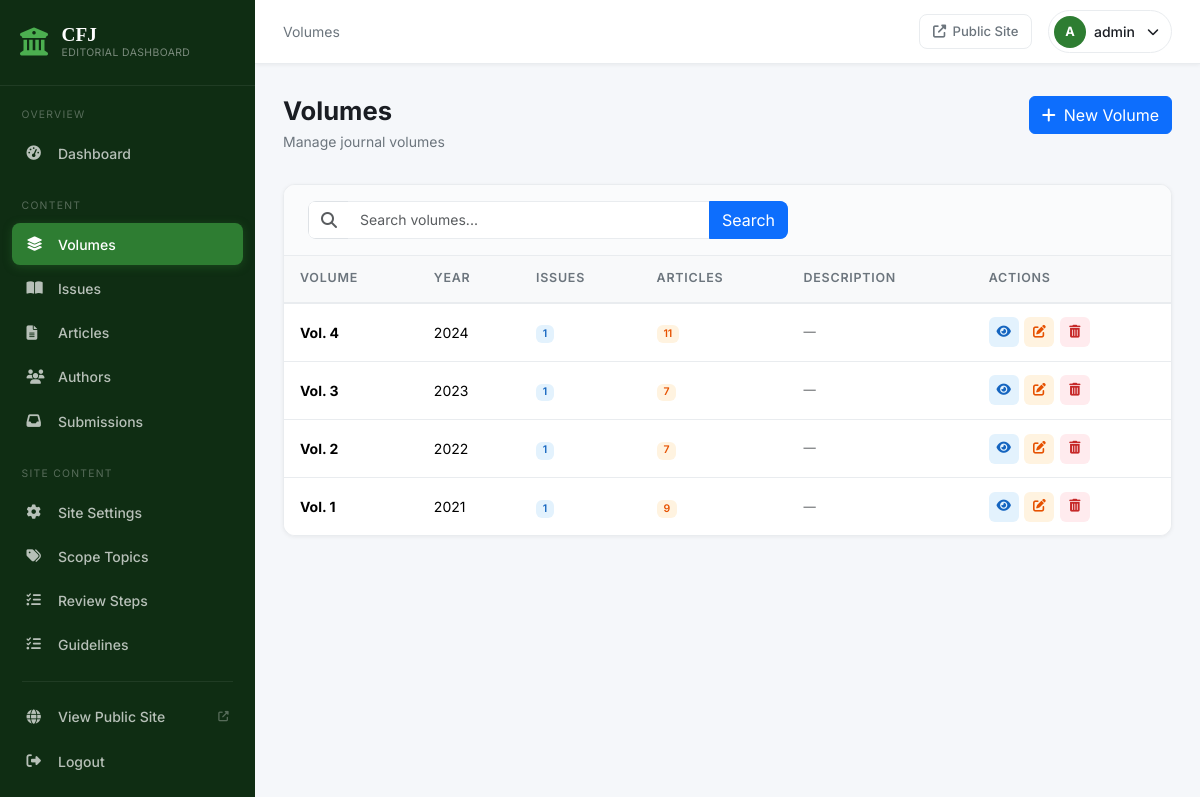
/dashboard/volumes/ (signed in), run on the app's committed database.
### website/models.py (models this page shows, shortened)
class Volume(models.Model):
    volume_number = models.PositiveIntegerField(unique=True)
    year = models.PositiveIntegerField()
    description = models.TextField(blank=True)
    class Meta:
        ordering = ['-volume_number']
    def get_absolute_url(self):
        return reverse('website:volume_detail', kwargs={'volume_number': self.volume_number})

### src/views.py (the view)
# urls.py: path('volumes/', views.volume_list, name='volume_list'),
@login_required
def volume_list(request):
    query = request.GET.get('q', '').strip()
    qs = Volume.objects.prefetch_related('issues')
    if query:
        qs = qs.filter(
            Q(volume_number__icontains=query) | Q(year__icontains=query) | Q(description__icontains=query)
        )
    paginator = Paginator(qs, 15)
    return render(request, 'src/volumes/list.html', {
        'volumes': paginator.get_page(request.GET.get('page')),
        'query': query,
    })

### src/context_processors.py (called while the page is built)
def pending_submissions_count(request):
    if not request.path.startswith('/dashboard/') or not request.user.is_authenticated:
        return {}
    return {
        'pending_submissions_count': Submission.objects.filter(status=Submission.STATUS_PENDING).count(),
    }

### website/context_processors.py (called while the page is built)
def site_settings(request):
    return {'site_settings': SiteSettings.load()}

### website/models.py (called while the page is built)
    @classmethod
    def load(cls):
        obj, _ = cls.objects.get_or_create(pk=1)
        return obj

### templates/src/volumes/list.html (shortened to what this page needs)
{% extends 'src/base.html' %}
{% block breadcrumb %}Volumes{% endblock %}
{% block content %}
<div class="page-header">
  <div>
    <h1 class="page-title">Volumes</h1>
    <p class="page-subtitle">Manage journal volumes</p>
  </div>
  <a href="{% url 'src:volume_create' %}" class="btn btn-primary">
    <i class="fas fa-plus me-2"></i>New Volume
  </a>
</div>
<div class="dash-card">
  <div class="dash-card-header">
    <form class="search-form" action="" method="get">
      <div class="input-group">
        <span class="input-group-text"><i class="fas fa-search text-muted"></i></span>
        <input type="text" name="q" class="form-control" placeholder="Search volumes..."
               value="{{ query }}">
        <button type="submit" class="btn btn-primary">Search</button>
      </div>
    </form>
  </div>
  <div class="dash-card-body p-0">
    {% if volumes %}
    <div class="table-responsive">
      <table class="table dash-table mb-0">
        <thead>
          <tr>
            <th>Volume</th>
            <th>Year</th>
            <th>Issues</th>
            <th>Articles</th>
            <th>Description</th>
            <th>Actions</th>
          </tr>
        </thead>
        <tbody>
          {% for volume in volumes %}
          <tr>
            <td><strong>Vol. {{ volume.volume_number }}</strong></td>
            <td>{{ volume.year }}</td>
            <td>
              <span class="badge badge-volume">{{ volume.issues.count }}</span>
            </td>
            <td>
              <span class="badge badge-article">{{ volume.articles.count }}</span>
            </td>
            <td class="text-muted small">
              {{ volume.description|truncatewords:10|default:"—" }}
            </td>
            <td>
              <div class="table-actions">
                <a href="{{ volume.get_absolute_url }}" class="table-action-btn view" target="_blank" title="View">
                  <i class="fas fa-eye"></i>
                </a>
                <a href="{% url 'src:volume_edit' volume.pk %}" class="table-action-btn edit" title="Edit">
                  <i class="fas fa-edit"></i>
                </a>
                <a href="{% url 'src:volume_delete' volume.pk %}" class="table-action-btn delete" title="Delete">
                  <i class="fas fa-trash-alt"></i>
                </a>
              </div>
            </td>
          </tr>
          {% endfor %}
        </tbody>
      </table>
    </div>
    {% endif %}
  </div>
</div>
{% endblock %}

### templates/src/base.html (shortened to what this page needs)
{% load static %}
<!DOCTYPE html>
<html lang="en">
<head>
  <link href="https://cdn.jsdelivr.net/npm/bootstrap@5.3.2/dist/css/bootstrap.min.css" rel="stylesheet">
  <link href="https://cdnjs.cloudflare.com/ajax/libs/font-awesome/6.5.0/css/all.min.css" rel="stylesheet">
  <link rel="stylesheet" href="{% static 'css/dashboard.css' %}">
</head>
<body class="dashboard-body">
  {% include 'src/partials/sidebar.html' %}
  <div class="dashboard-main">
    <header class="dash-header">
      <div class="dash-header-left">
        <div class="dash-breadcrumb">{% block breadcrumb %}Dashboard{% endblock %}</div>
      </div>
      <div class="dash-header-right">
        <a href="{% url 'website:home' %}" class="header-action-btn" target="_blank" title="View Public Site">
          <i class="fas fa-external-link-alt"></i>
          <span>Public Site</span>
        </a>
        <div class="header-user-menu">
          <div class="header-user">
            <div class="user-avatar">{{ request.user.username|first|upper }}</div>
            <span class="user-name">{{ request.user.username }}</span>
            <i class="fas fa-chevron-down fa-xs ms-1"></i>
          </div>
        </div>
      </div>
    </header>
    <div class="dash-content">
      {% block content %}{% endblock %}
    </div>
  </div>
</body>
</html>

### static/css/dashboard.css (style rules this page uses)
*, *::before, *::after { box-sizing: border-box; }
body { font-family: 'Inter', -apple-system, BlinkMacSystemFont, sans-serif; color: var(--text); -webkit-font-smoothing: antialiased; }
.dashboard-body { background: var(--light); margin: 0; }
.dashboard-main { margin-left: var(--sidebar-w); min-height: 100vh; display: flex; flex-direction: column; transition: margin-left 0.3s ease; }
.dash-header { height: var(--header-h); background: var(--white); border-bottom: 1px solid var(--border); display: flex; align-items: center; justify-content: space-between; padding: 0 1.75rem; position: sticky; top: 0; z-index: 900; box-shadow: var(--shadow-sm); flex-shrink: 0; }
.dash-header-left { display: flex; align-items: center; gap: 1rem; }
.dash-breadcrumb { font-size: 0.875rem; color: var(--text-muted); }
.dash-header-right { display: flex; align-items: center; gap: 1rem; }
.header-action-btn { display: flex; align-items: center; gap: 0.4rem; font-size: 0.82rem; color: var(--text-muted); text-decoration: none; padding: 0.4rem 0.8rem; border-radius: var(--radius); border: 1px solid var(--border); transition: var(--transition); font-weight: 500; }
.header-user-menu { position: relative; }
.header-user { display: flex; align-items: center; gap: 0.5rem; cursor: pointer; padding: 0.3rem 0.75rem 0.3rem 0.3rem; border-radius: 50px; border: 1px solid var(--border); transition: var(--transition); }
.user-avatar { width: 32px; height: 32px; background: var(--primary); color: white; border-radius: 50%; display: flex; align-items: center; justify-content: center; font-weight: 700; font-size: 0.8rem; }
.user-name { font-size: 0.875rem; font-weight: 500; }
.dash-content { padding: 2rem 1.75rem; flex: 1; }
.page-header { display: flex; justify-content: space-between; align-items: flex-start; margin-bottom: 2rem; flex-wrap: wrap; gap: 1rem; }
.page-title { font-family: 'Inter', sans-serif; font-size: 1.6rem; font-weight: 700; color: var(--text); margin: 0 0 0.25rem; }
.page-subtitle { color: var(--text-muted); font-size: 0.875rem; margin: 0; }
.dash-card { background: white; border: 1px solid var(--border); border-radius: var(--radius-lg); box-shadow: var(--shadow-sm); overflow: hidden; }
.dash-card-header { display: flex; align-items: center; justify-content: space-between; padding: 1rem 1.5rem; border-bottom: 1px solid var(--border); background: #fafbfc; flex-wrap: wrap; gap: 0.75rem; }
.dash-card-body { padding: 1.5rem; }
.dash-table { margin: 0; font-size: 0.875rem; }
.dash-table thead th { background: #f8f9fa; border-bottom: 2px solid var(--border); font-weight: 600; font-size: 0.78rem; text-transform: uppercase; letter-spacing: 0.06em; color: var(--text-muted); padding: 0.85rem 1rem; white-space: nowrap; }
.dash-table tbody td { padding: 0.85rem 1rem; vertical-align: middle; border-bottom: 1px solid var(--border); }
.dash-table tbody tr:last-child td { border-bottom: none; }
.table-actions { display: flex; gap: 0.35rem; align-items: center; }
.table-action-btn { width: 30px; height: 30px; display: flex; align-items: center; justify-content: center; border-radius: 6px; font-size: 0.8rem; text-decoration: none; transition: var(--transition); }
.table-action-btn.view { background: #E3F2FD; color: #1565C0; }
.table-action-btn.edit { background: #FFF3E0; color: #E65100; }
.table-action-btn.delete { background: #FFEBEE; color: #C62828; }
.badge-volume { background: #E3F2FD; color: #1565C0; font-weight: 600; }
.badge-article { background: #FFF3E0; color: #E65100; font-weight: 600; }
.search-form { flex: 1; max-width: 480px; }
.search-form .input-group { border-radius: var(--radius); overflow: hidden; }
.search-form .input-group-text { background: white; border-right: none; }
.search-form .form-control { border-left: none; font-size: 0.875rem; }
.form-control, .form-select { font-size: 0.9rem; border-color: var(--border); border-radius: var(--radius); transition: var(--transition); }

### data on the page
Volume: volume_number "4", year "2024", issues.count "1", articles.count "11", description "—"
Volume: volume_number "3", year "2023", issues.count "1", articles.count "7", description "—"
Volume: volume_number "2", year "2022", issues.count "1", articles.count "7", description "—"
Volume: volume_number "1", year "2021", issues.count "1", articles.count "9", description "—"

### other printed values
{{ request.user.username|first|upper }} "A"
{{ request.user.username }} "admin"
